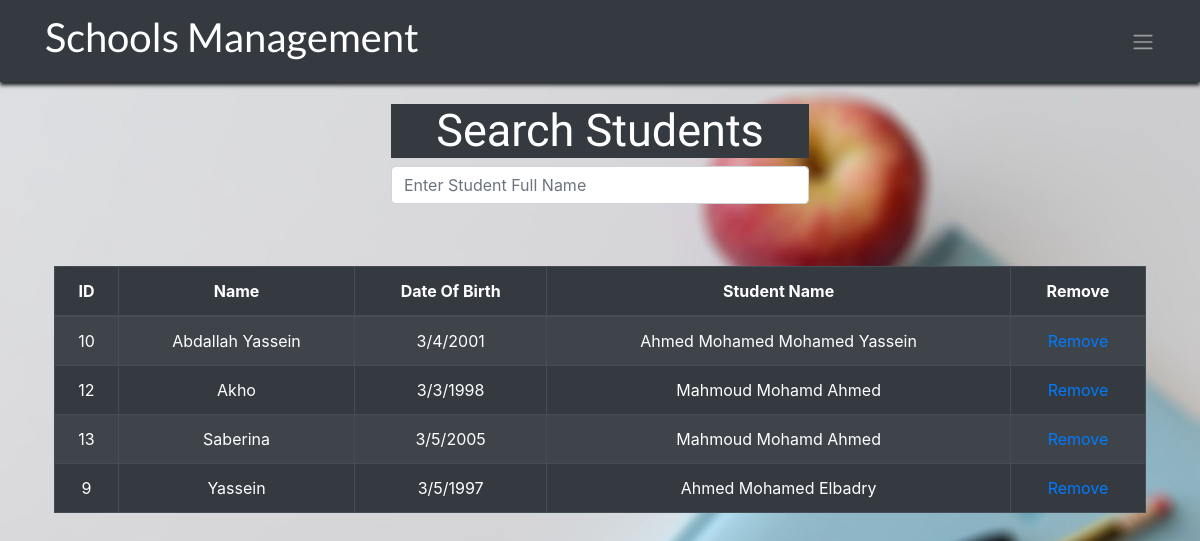
/institutions/show_data/search-sibiling.php (signed in), run on the app's committed database.
### tables this page shows
CREATE TABLE `sibiling` (
  `id` int(11) NOT NULL,
  `school_id` int(11) DEFAULT NULL,
  `name` text DEFAULT NULL,
  `date_of_birth` text DEFAULT NULL,
  `student_id` int(11) DEFAULT NULL
);

CREATE TABLE `students` (
  `id` int(11) NOT NULL,
  `school_id` int(11) DEFAULT NULL,
  `username` text DEFAULT NULL,
  `password` text DEFAULT NULL,
  `name` text DEFAULT NULL,
  `grade` text DEFAULT NULL,
  `date_of_birth` text DEFAULT NULL,
  `address` text DEFAULT NULL,
  `date_of_register` timestamp NOT NULL DEFAULT current_timestamp()
);

### institutions/show_data/search-sibiling.php (the view, shortened to what this page needs)
<!DOCTYPE html>
<html>
<head>
  <link rel="stylesheet" href="https://stackpath.bootstrapcdn.com/bootstrap/4.3.1/css/bootstrap.min.css">
</head>
<body>
    <nav class="navbar navbar-expand-sm bg-dark navbar-dark">
        <div class="container">
            <a class="navbar-brand" href="../welcome.php">
                <h1 class="text-center navtitle">Schools Management</h1>
            </a>
            <ul class="nav navbar-nav ml-auto">
                <li class="nav-item dropdown ">
                    <a class="navbar-toggler-icon" href="#" id="navbardrop" data-toggle="dropdown"></a>
                </li>
            </ul>
    </nav>
    <div class="container">
    <div class="col-13 col-sm-6 col-md-5 mx-auto" style="padding: 2%;">
        <div class="form-group">
          <h2 class="text-center" style=" font-size: 45px; font-family:'Coustard', serif; color: #FFFFFF; background-color:#353a40;">Search Students</h2>
          <input type="text" name="search" id="search" autocomplete="off" class="form-control" placeholder="Enter Student Full Name">
        </div>
      </div>
    </div>
    <div class="container" style="padding: 2%;">
        <table class="table table-bordered table-striped table-dark">
            <thead>
                <tr>
                    <th style="text-align: center;">ID</th>
                    <th style="text-align: center;">Name</th>
                    <th style="text-align: center;">Date Of Birth</th>
                    <th style="text-align: center;">Student Name</th>
                    <th style="text-align: center;">Remove</th>
                </tr>
            </thead>
            <tbody>
                <tr>
                    <?php
                    include("../config.php");
                    $query = "SELECT * FROM sibiling ORDER BY name";
                    $result = mysqli_query($link, $query);
                    if (mysqli_num_rows($result) > 0) {
                        while ($user = mysqli_fetch_array($result)) {
                            if ($user['school_id'] == (int)$_SESSION['id']) {
                            echo "<td align='center'>" . $user['id'] . "</td>";
                            echo "<td align='center'>" . $user['name'] . "</td>";
                            echo "<td align='center'>" . $user['date_of_birth'] . "</td>";
                            $query2 = "SELECT name FROM students WHERE students.id={$user['student_id'] }";
                            $result2 = mysqli_query($link, $query2);
                            $user2 = mysqli_fetch_array($result2);
                            echo "<td align='center'>" . $user2['name'] . "</td>";
                            echo ("<td align='center'><a href=\"../remove_data/remove-sibiling.php?sibiling_id=".$user['id']."\">Remove</a></td>");
                            echo "</tr>";
                        }
                    }
                }
                    ?>
        </table>
    </div>
</body>
</html>

### institutions/show_data/search-sibiling.php (style rules this page uses)
body { background-image: url("../images/back22.jpg"); background-size: cover; }
.navtitle { font-family: 'Lato', sans-serif; }
.navbar { box-shadow: 0 3px 4px rgba(0, 0, 0, 0.16), 0 3px 4px; }

### data on the page
sibiling: id "10", name "Abdallah Yassein", date_of_birth "3/4/2001", student.name "Ahmed Mohamed Mohamed Yassein"
sibiling: id "12", name "Akho", date_of_birth "3/3/1998", student.name "Mahmoud Mohamd Ahmed"
sibiling: id "13", name "Saberina", date_of_birth "3/5/2005", student.name "Mahmoud Mohamd Ahmed"
sibiling: id "9", name "Yassein", date_of_birth "3/5/1997", student.name "Ahmed Mohamed Elbadry"
